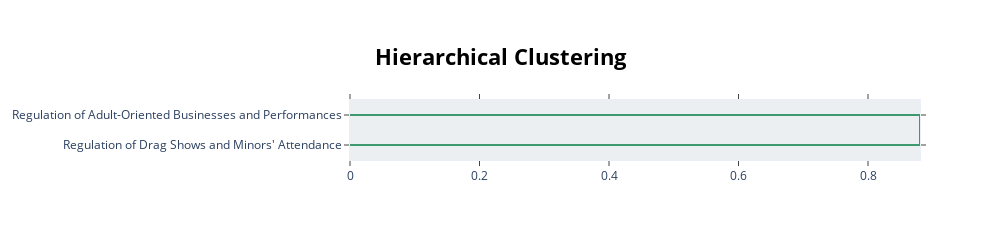

The cell this chart's notebook holds for it:
### Code cell
fig = topic_model.visualize_hierarchy(custom_labels=True)
# save the plotly figure as png
fig.write_image(f"data/{category}/hierarchical_topic_model.png")
fig

### Figure 1 — Plotly figure (JSON) as saved in the notebook; plotly's stock layout.template omitted (floating-point values rounded to 4 significant figures)
{"data": [{"hoverinfo": "text", "marker": {"color": "rgb(61,153,112)"}, "mode": "lines", "type": "scatter", "x": [0, 0.8803, 0.8803, 0], "xaxis": "x", "y": [-5, -5, -15, -15], "yaxis": "y"}], "layout": {"autosize": false, "height": 230, "hoverlabel": {"bgcolor": "white", "font": {"family": "Rockwell", "size": 16}}, "hovermode": "closest", "plot_bgcolor": "#ECEFF1", "showlegend": false, "title": {"font": {"color": "Black", "size": 22}, "text": "<b>Hierarchical Clustering</b>", "x": 0.5, "xanchor": "center", "yanchor": "top"}, "width": 1000, "xaxis": {"mirror": "allticks", "rangemode": "tozero", "showgrid": false, "showline": true, "showticklabels": true, "ticks": "outside", "type": "linear", "zeroline": false}, "yaxis": {"mirror": "allticks", "range": [-20, 0], "rangemode": "tozero", "showgrid": false, "showline": true, "showticklabels": true, "tickmode": "array", "ticks": "outside", "ticktext": ["Regulation of Adult-Oriented Businesses and Performances", "Regulation of Drag Shows and Minors' Attendance"], "tickvals": [-5, -15], "type": "linear", "zeroline": false}}}
